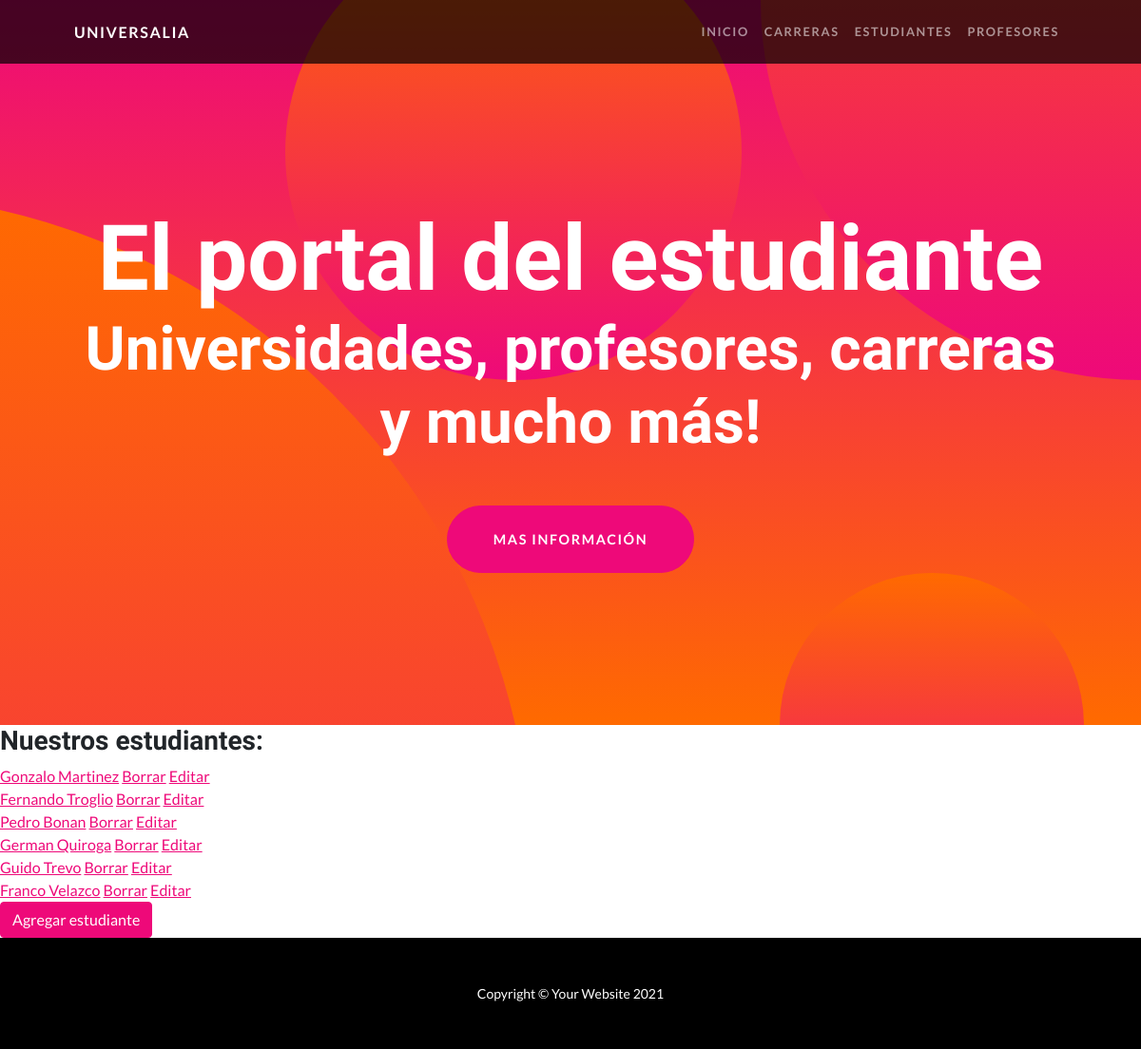
The app's page /Universidades/estudiantes/, older data.
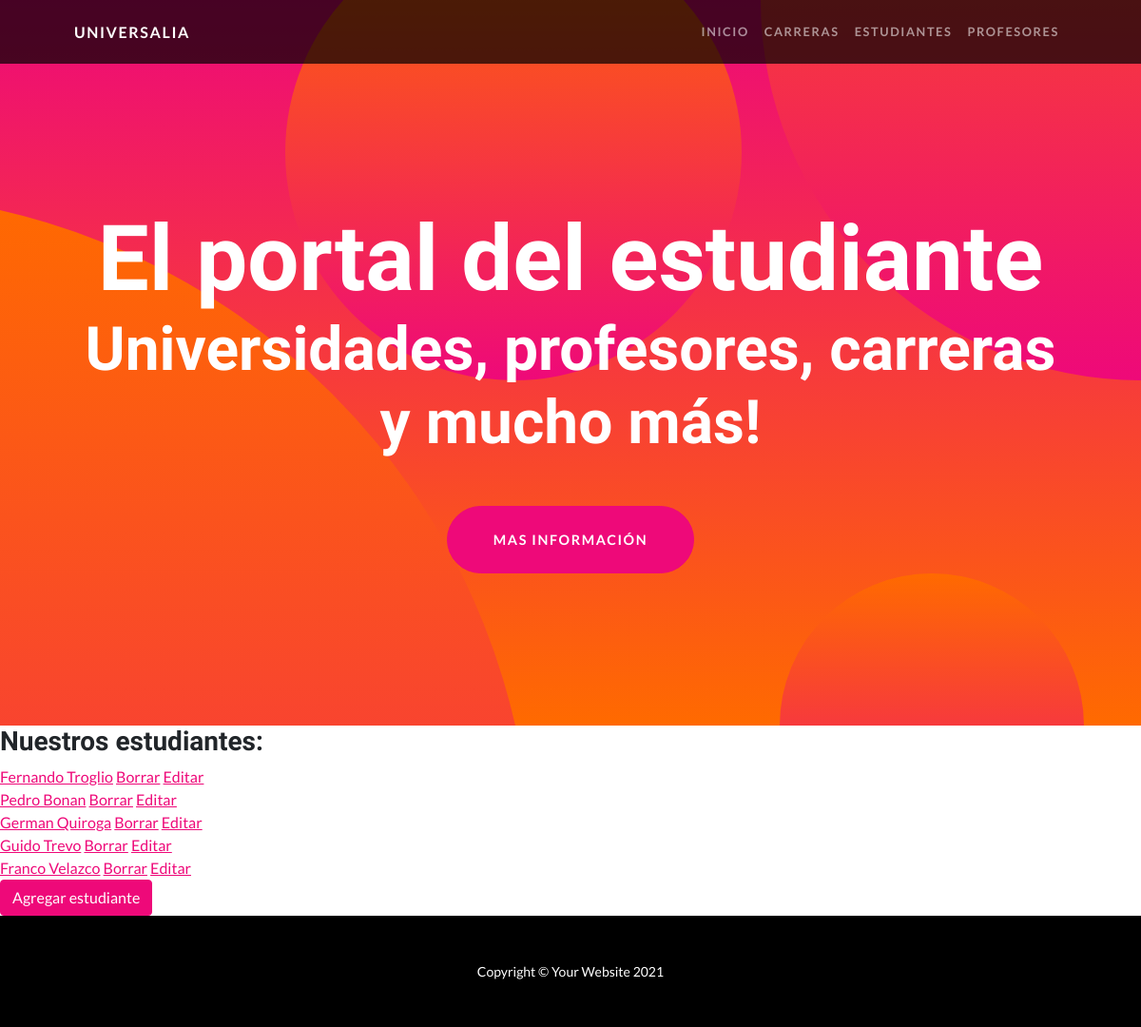
The same page, newer data.
### Universidades/models.py (models this page shows)
class Estudiante(Model):
  nombre = CharField(max_length=40)
  apellido = CharField(max_length=40)
  email = EmailField()
  carrera = CharField(max_length=40)
  edad = PositiveIntegerField()
  dni = PositiveBigIntegerField(verbose_name='DNI')
  legajo = PositiveBigIntegerField()
  def __str__(self):
    return f'{self.nombre} {self.apellido}'

### Universidades/views.py (the view)
# urls.py: path('estudiantes/', EstudianteListView.as_view(), name = 'estudiantes'),
class EstudianteListView(ListView):
  model = Estudiante
  template_name = 'estudiantes.html'
  context_object_name = 'estudiantes'

### Universidades/templates/estudiantes.html (shortened to what this page needs)
{% extends 'padre.html' %}
{% block cambia %}
  <h3>Nuestros estudiantes: </h3>
  {% for estudiante in estudiantes %}
    <a href="{% url 'ver_estudiante' estudiante.id %}">{{ estudiante }}</a>
    <a href="{% url 'borrar_estudiantes' estudiante.id %}">Borrar</a>
    <a href="{% url 'actualizar_estudiantes' estudiante.id %}">Editar</a>
    <br>
  {% endfor %}
  <a class="btn btn-primary" href="{% url 'formulario_estudiantes' %}">Agregar estudiante</a>
{% endblock %}

Row changes from the older to the newer data that the page shows:
removed Estudiante: nombre+apellido "Gonzalo Martinez"
